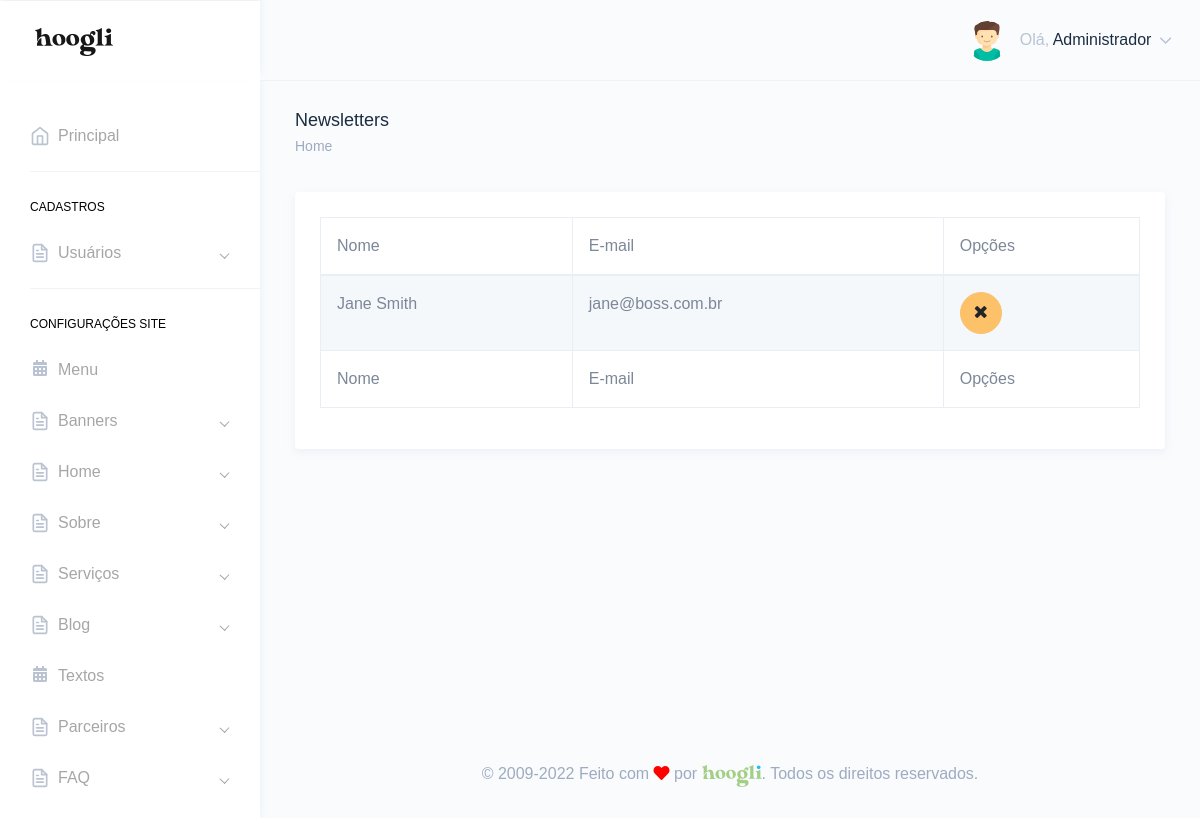
/painel/newsletters.php (signed in), run on the app's committed database.
### tables this page shows
CREATE TABLE `tbl_usuarios` (
  `id` int(11) NOT NULL,
  `nome` varchar(250) DEFAULT NULL,
  `email` varchar(250) DEFAULT NULL,
  `telefone` varchar(250) DEFAULT NULL,
  `endereco` varchar(250) DEFAULT NULL,
  `cpf` varchar(100) DEFAULT NULL,
  `login` varchar(100) DEFAULT NULL,
  `senha` varchar(100) DEFAULT NULL,
  `foto` varchar(250) DEFAULT NULL,
  `id_cargo` int(11) DEFAULT NULL,
  `sexo` varchar(2) DEFAULT NULL,
  `perm_cad_usuario` varchar(2) DEFAULT NULL,
  `perm_relatorio` varchar(2) DEFAULT NULL,
  `perm_add_usuario` varchar(2) DEFAULT NULL,
  `perm_edit_usuario` varchar(2) DEFAULT NULL,
  `perm_del_usuario` varchar(2) DEFAULT NULL,
  `perm_cad_contato` varchar(2) DEFAULT NULL,
  `perm_edit_contato` varchar(2) DEFAULT NULL,
  `perm_del_contato` varchar(2) DEFAULT NULL,
  `perm_edit_contato_nf` varchar(3) DEFAULT NULL,
  `perm_pag_principal_rm` varchar(2) DEFAULT NULL,
  `perm_pag_principal_uc` varchar(2) DEFAULT NULL,
  `admin_geral` varchar(2) DEFAULT NULL,
  `data_frase` date DEFAULT NULL,
  `id_frase` int(11) DEFAULT NULL,
  `frase_lida` varchar(2) DEFAULT NULL
);

CREATE TABLE `tbl_newsletter` (
  `id` int(11) NOT NULL,
  `nome` varchar(250) DEFAULT NULL,
  `email` varchar(250) DEFAULT NULL
);

### Connection/con-pdo.php (called while the page is built, shortened)
<?php
$conInstanciada = '';
if(empty($conInstanciada)) {
	class Conexao {
		private static $pdo;
		public static function getInstance() {
		if (!isset(self::$pdo)) {
		 try {
		  $opcoes = array(PDO::MYSQL_ATTR_INIT_COMMAND => 'SET NAMES utf8', PDO::ATTR_PERSISTENT => TRUE);
		  self::$pdo = new PDO("mysql:host=" . HOST . "; dbname=" . DBNAME . "; charset=" . CHARSET . ";", USER, PASSWORD, $opcoes);
		  self::$pdo->setAttribute(PDO::ATTR_ERRMODE, PDO::ERRMODE_EXCEPTION);
		 } catch (PDOException $e) {
		  print "Erro: " . $e->getMessage();
		 }
		}
		return self::$pdo;
		}
	}
}

### Class/acesso.class.php (called while the page is built, shortened)
<?php
$AcessoInstanciada = '';
if(empty($AcessoInstanciada)) {
	if(file_exists('Connection/conexao.php')) {
		require_once('Connection/con-pdo.php');
		require_once('Class/funcoes.php');
	} else {
		require_once('../Connection/con-pdo.php');
		require_once('../Class/funcoes.php');
	}
	class Acesso {
		private $pdo = null;
		private static $Acesso = null;
		private function __construct($conexao){
			$this->pdo = $conexao;
		}
		public static function getInstance($conexao){
			if (!isset(self::$Acesso)):
				self::$Acesso = new Acesso($conexao);
			endif;
			return self::$Acesso;
		}
		function rsDados($id='', $idCargo='', $orderBy='', $limite='') {
			$sqlLimite = '';
			$sqlOrdem = '';
			$sql = '';
			$nCampos = 0;
			if(!empty($id)) {
				$sql .= " and id = ?";
				$nCampos++;
				$campo[$nCampos] = $id;
			}
			try{
				$sql = "SELECT * FROM tbl_usuarios where 1=1 $sql $sqlOrdem $sqlLimite";
				$stm = $this->pdo->prepare($sql);
				for($i=1; $i<=$nCampos; $i++) {
					$stm->bindValue($i, $campo[$i]);
				}
				$stm->execute();
				$rsDados = $stm->fetchAll(PDO::FETCH_OBJ);
				if($id <> '' or $limite == 1) {
					return($rsDados[0]);
				} else {
					return($rsDados);
				}
			} catch(PDOException $erro){
				echo $erro->getMessage();
			}
		}
	}
}

### painel/verifica.php (called while the page is built, shortened)
<?php
include "../Class/acesso.class.php";
$verificaRestrito = Acesso::getInstance(Conexao::getInstance());
include "../Class/newsletters.class.php";
$newsletters = Newsletters::getInstance(Conexao::getInstance());
$verificaRestrito->restritoAdmin();
$dadosUsuarioLogado = $verificaRestrito->rsDados($_SESSION['dadosLogado']->id);
?>

### Class/funcoes.php (called while the page is built, shortened)
<?php
  function icone_genero($genero) {
    switch ($genero) {
      case "M": return "assets/images/avatars/boy.svg"; break;
    }
  }
?>

### Class/newsletters.class.php (called while the page is built, shortened)
<?php
$NewslettersInstanciada = '';
if(empty($NewslettersInstanciada)) {
	if(file_exists('Connection/conexao.php')) {
		require_once('Connection/con-pdo.php');
		require_once('Class/funcoes.php');
	} else {
		require_once('../Connection/con-pdo.php');
		require_once('../Class/funcoes.php');
	}
	class Newsletters {
		private $pdo = null;
		private static $Newsletters = null;
		private function __construct($conexao){
			$this->pdo = $conexao;
		}
		public static function getInstance($conexao){
			if (!isset(self::$Newsletters)):
				self::$Newsletters = new Newsletters($conexao);
			endif;
			return self::$Newsletters;
		}
		function rsDados($id='', $orderBy='', $limite='') {
			$nCampos = 0;
			$sql = '';
			$sqlOrdem = '';
			$sqlLimite = '';
			try{
				$sql = "SELECT * FROM tbl_newsletter where 1=1 $sql $sqlOrdem $sqlLimite";
				$stm = $this->pdo->prepare($sql);
				for($i=1; $i<=$nCampos; $i++) {
					$stm->bindValue($i, $campo[$i]);
				}
				$stm->execute();
				$rsDados = $stm->fetchAll(PDO::FETCH_OBJ);
				if($id <> '' or $limite == 1) {
					return($rsDados[0]);
				} else {
					return($rsDados);
				}
			} catch(PDOException $erro){
				echo $erro->getMessage();
			}
		}
	}
}

### painel/newsletters.php (the view, shortened to what this page needs)
<?php include "verifica.php";
$puxaNewsletters = $newsletters->rsDados();
?>
<!DOCTYPE html>
<html dir="ltr" lang="pt-br">
<head>
    <link href="dist/css/style.min.css" rel="stylesheet">
</head>
<body>
    <div id="main-wrapper" data-theme="light" data-layout="vertical" data-navbarbg="skin6" data-sidebartype="full" data-sidebar-position="fixed" data-header-position="fixed" data-boxed-layout="full">
      <?php include "header.php";?>
       <?php include "inc-menu-lateral.php";?>
        <div class="page-wrapper">
            <div class="page-breadcrumb">
                <div class="row">
                    <div class="col-7 align-self-center">
                        <h4 class="page-title text-truncate text-dark font-weight-medium mb-1">Newsletters</h4>
                        <div class="d-flex align-items-center">
                            <nav aria-label="breadcrumb">
                                <ol class="breadcrumb m-0 p-0">
                                    <li class="breadcrumb-item"><a href="." class="text-muted">Home</a></li>
                                </ol>
                            </nav>
                        </div>
                    </div>
                </div>
            </div>
            <div class="container-fluid">
                <div class="row">
                    <div class="col-12">
                        <div class="card">
                            <div class="card-body">
                                <div class="table-responsive">
                                    <table id="zero_config" class="table table-striped table-bordered no-wrap">
                                        <thead>
                                            <tr>
                                                <th>Nome</th>
                                                <th>E-mail</th>
                                                <th>Opções</th>
                                            </tr>
                                        </thead>
                                        <tbody>
                                            <?php
                                            if(count($puxaNewsletters) > 0){
                                            foreach($puxaNewsletters as $newsletter){?>
                                            <tr>
                                                <td><?php echo $newsletter->nome;?></td>
                                                <td><?php echo $newsletter->email;?></td>
                                                <td>
                                                    <a href="newsletters.php?id=<?php echo $newsletter->id;?>&acao=excluirNewsletter" class="btn btn-warning btn-circle"><i class="fa fa-times"></i></a>
                                                </td>
                                            </tr>
                                            <?php } }?>
                                        </tbody>
                                        <tfoot>
                                            <tr>
                                                <th>Nome</th>
                                                <th>E-mail</th>
                                                <th>Opções</th>
                                            </tr>
                                        </tfoot>
                                    </table>
                                </div>
                            </div>
                        </div>
                    </div>
                </div>
            </div>
        <?php include "footer.php";?>
        </div>
    </div>
</body>
</html>

### painel/header.php (shortened to what this page needs)
<header class="topbar" data-navbarbg="skin6">
            <nav class="navbar top-navbar navbar-expand-md">
                <div class="navbar-header" data-logobg="skin6">
                    <div class="navbar-brand">
                        <a href=".">
                            <span class="logo-text">
                                <img src="assets/images/hoogli_logo.png" alt="homepage" class="dark-logo" />
                            </span>
                        </a>
                    </div>
                </div>
                <div class="navbar-collapse collapse" id="navbarSupportedContent">
                    <ul class="navbar-nav float-right">
                        <li class="nav-item dropdown">
                            <a class="nav-link dropdown-toggle" href="javascript:void(0)" data-toggle="dropdown"
                                aria-haspopup="true" aria-expanded="false">
                                <?php if(!empty($dadosUsuarioLogado->foto)){?>
                                <img src="../img/<?php echo $dadosUsuarioLogado->foto;?>" alt="<?php echo $dadosUsuarioLogado->nome;?>" class="rounded-circle" width="40">
                                <?php }else{?>
                                <img src="<?php echo icone_genero($dadosUsuarioLogado->sexo);?>" alt="<?php echo $dadosUsuarioLogado->nome;?>" class="rounded-circle" width="40">
                                <?php }?>
                                <span class="ml-2 d-none d-lg-inline-block"><span>Olá,</span> <span
                                        class="text-dark"><?php echo $dadosUsuarioLogado->nome;?></span> <i data-feather="chevron-down"
                                        class="svg-icon"></i></span>
                            </a>
                        </li>
                    </ul>
                </div>
            </nav>
        </header>

### data on the page
tbl_usuarios: nome "Administrador"
tbl_newsletter: nome "Jane Smith", email "jane@boss.com.br"
